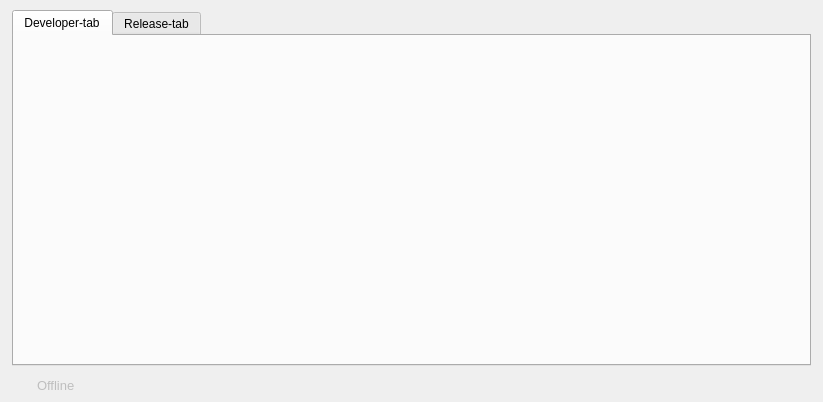
<?xml version="1.0" encoding="UTF-8"?>
<ui version="4.0">
 <class>MainWindow</class>
 <widget class="QMainWindow" name="MainWindow">
  <property name="geometry">
   <rect>
    <x>0</x>
    <y>0</y>
    <width>823</width>
    <height>402</height>
   </rect>
  </property>
  <property name="sizePolicy">
   <sizepolicy hsizetype="Fixed" vsizetype="Fixed">
    <horstretch>0</horstretch>
    <verstretch>0</verstretch>
   </sizepolicy>
  </property>
  <property name="minimumSize">
   <size>
    <width>823</width>
    <height>402</height>
   </size>
  </property>
  <property name="maximumSize">
   <size>
    <width>823</width>
    <height>402</height>
   </size>
  </property>
  <property name="windowTitle">
   <string>MainWindow</string>
  </property>
  <widget class="QWidget" name="centralwidget">
   <widget class="QWidget" name="horizontalLayoutWidget">
    <property name="geometry">
     <rect>
      <x>12</x>
      <y>10</y>
      <width>799</width>
      <height>356</height>
     </rect>
    </property>
    <layout class="QHBoxLayout" name="horizontalLayout">
     <item>
      <widget class="QTabWidget" name="tab_widget">
       <property name="currentIndex">
        <number>0</number>
       </property>
       <widget class="QWidget" name="developer_tab">
        <property name="sizePolicy">
         <sizepolicy hsizetype="Fixed" vsizetype="Fixed">
          <horstretch>0</horstretch>
          <verstretch>0</verstretch>
         </sizepolicy>
        </property>
        <attribute name="icon">
         <iconset>
          <normaloff>icons/offline380x380.png</normaloff>icons/offline380x380.png</iconset>
        </attribute>
        <attribute name="title">
         <string>Developer-tab</string>
        </attribute>
        <widget class="QWidget" name="horizontalLayoutWidget_7">
         <property name="geometry">
          <rect>
           <x>-1</x>
           <y>0</y>
           <width>794</width>
           <height>326</height>
          </rect>
         </property>
         <layout class="QHBoxLayout" name="my_horizontal_layout">
          <property name="spacing">
           <number>0</number>
          </property>
          <property name="sizeConstraint">
           <enum>QLayout::SetDefaultConstraint</enum>
          </property>
         </layout>
        </widget>
       </widget>
       <widget class="QWidget" name="release_tab">
        <property name="styleSheet">
         <string notr="true"/>
        </property>
        <attribute name="icon">
         <iconset>
          <normaloff>icons/online380x380.png</normaloff>icons/online380x380.png</iconset>
        </attribute>
        <attribute name="title">
         <string>Release-tab</string>
        </attribute>
        <widget class="QWidget" name="horizontalLayoutWidget_4">
         <property name="geometry">
          <rect>
           <x>9</x>
           <y>8</y>
           <width>775</width>
           <height>315</height>
          </rect>
         </property>
         <layout class="QHBoxLayout" name="horizontalLayout_4">
          <item>
           <spacer name="horizontalSpacer">
            <property name="orientation">
             <enum>Qt::Horizontal</enum>
            </property>
            <property name="sizeHint" stdset="0">
             <size>
              <width>40</width>
              <height>20</height>
             </size>
            </property>
           </spacer>
          </item>
         </layout>
        </widget>
       </widget>
      </widget>
     </item>
    </layout>
   </widget>
   <widget class="QWidget" name="horizontalLayoutWidget_2">
    <property name="geometry">
     <rect>
      <x>12</x>
      <y>371</y>
      <width>799</width>
      <height>28</height>
     </rect>
    </property>
    <layout class="QHBoxLayout" name="horizontalLayout_2">
     <property name="spacing">
      <number>0</number>
     </property>
     <item>
      <widget class="QLabel" name="internet_connection_icon">
       <property name="sizePolicy">
        <sizepolicy hsizetype="Fixed" vsizetype="Fixed">
         <horstretch>0</horstretch>
         <verstretch>0</verstretch>
        </sizepolicy>
       </property>
       <property name="maximumSize">
        <size>
         <width>25</width>
         <height>25</height>
        </size>
       </property>
       <property name="toolTip">
        <string>Database status</string>
       </property>
       <property name="text">
        <string/>
       </property>
       <property name="pixmap">
        <pixmap>icons/offline380x380.png</pixmap>
       </property>
       <property name="scaledContents">
        <bool>true</bool>
       </property>
      </widget>
     </item>
     <item>
      <widget class="QLabel" name="internet_connection_label">
       <property name="enabled">
        <bool>false</bool>
       </property>
       <property name="font">
        <font>
         <pointsize>10</pointsize>
         <weight>50</weight>
         <bold>false</bold>
        </font>
       </property>
       <property name="toolTip">
        <string>Database status</string>
       </property>
       <property name="text">
        <string>Offline</string>
       </property>
      </widget>
     </item>
     <item alignment="Qt::AlignRight|Qt::AlignTop">
      <widget class="QPushButton" name="save_position">
       <property name="sizePolicy">
        <sizepolicy hsizetype="Fixed" vsizetype="Fixed">
         <horstretch>0</horstretch>
         <verstretch>0</verstretch>
        </sizepolicy>
       </property>
       <property name="minimumSize">
        <size>
         <width>0</width>
         <height>0</height>
        </size>
       </property>
       <property name="maximumSize">
        <size>
         <width>25</width>
         <height>25</height>
        </size>
       </property>
       <property name="toolTip">
        <string>Save current position of gui window</string>
       </property>
       <property name="layoutDirection">
        <enum>Qt::LeftToRight</enum>
       </property>
       <property name="text">
        <string/>
       </property>
       <property name="icon">
        <iconset>
         <normaloff>icons/save_icon380x380.png</normaloff>icons/save_icon380x380.png</iconset>
       </property>
       <property name="iconSize">
        <size>
         <width>25</width>
         <height>25</height>
        </size>
       </property>
       <property name="flat">
        <bool>true</bool>
       </property>
      </widget>
     </item>
    </layout>
   </widget>
  </widget>
 </widget>
 <resources/>
 <connections/>
</ui>
